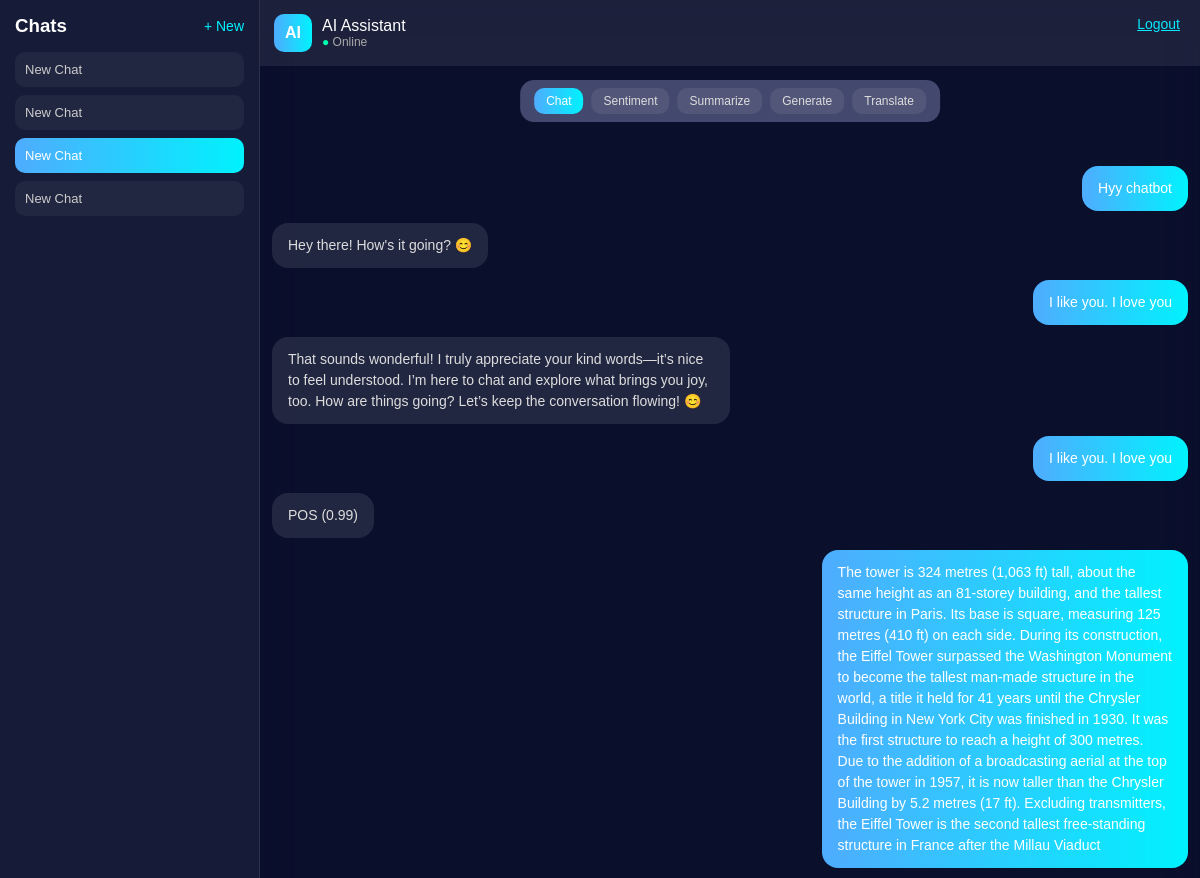
The app's page /chat/2/ (signed in, upper part), older data.
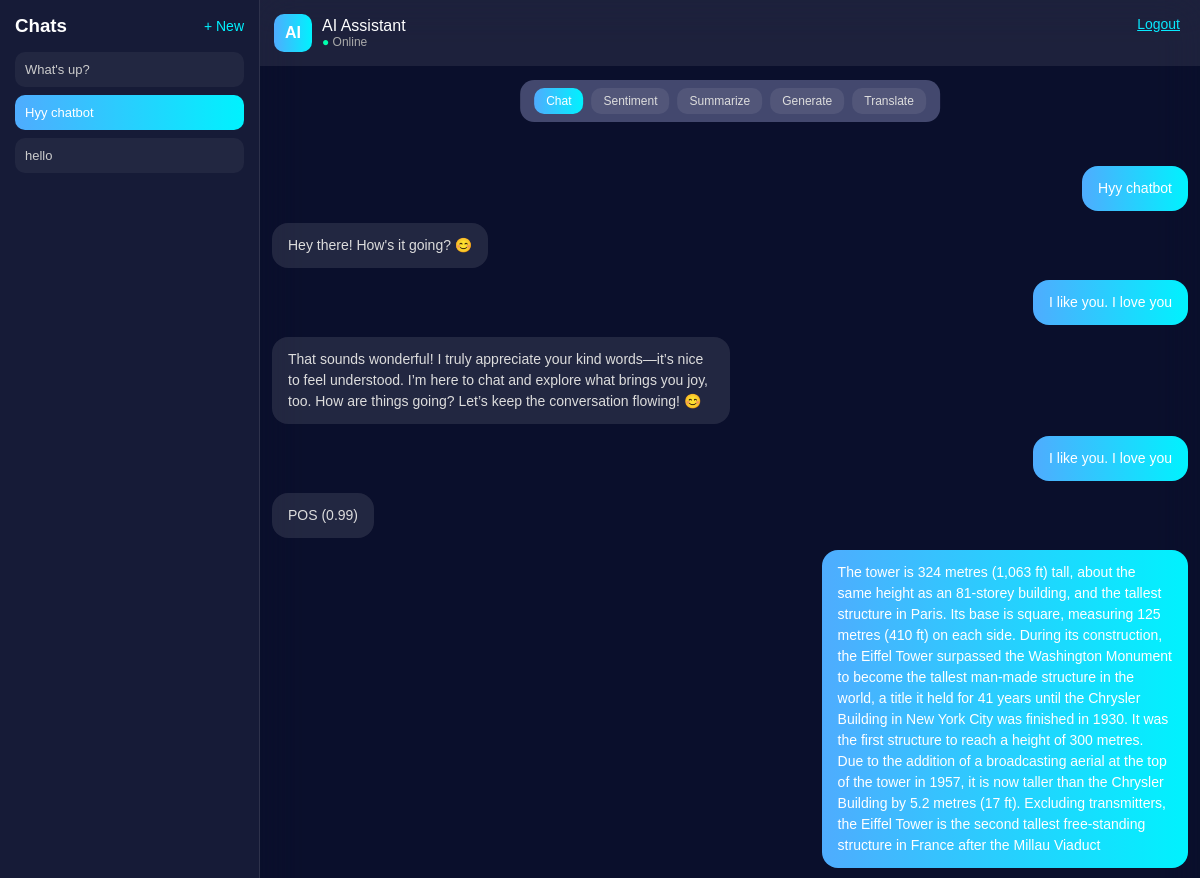
The same page, newer data.
### Chat/models.py (models this page shows, shortened)
class ChatSession(models.Model):
    user = models.ForeignKey(User, on_delete=models.CASCADE)
    title = models.CharField(max_length=200, default="New Chat")
    created_at = models.DateTimeField(auto_now_add=True)
    class Meta:
        ordering = ['-created_at']

class ChatMessage(models.Model):
    ROLE_CHOICES = [
        ('user', 'User'),
        ('bot', 'Bot'),
    ]
    user = models.ForeignKey(User, on_delete=models.CASCADE)
    session = models.ForeignKey(ChatSession, on_delete=models.CASCADE, related_name='messages', null=True, blank=True)
    role = models.CharField(max_length=10, choices=ROLE_CHOICES)
    content = models.TextField()
    timestamp = models.DateTimeField(auto_now_add=True)
    class Meta:
        ordering = ['timestamp']

### Chat/views.py (the view, shortened to what this page needs)
# urls.py: path('chat/', views.chat_view, name="chat"),
@login_required
def chat_view(request, session_id=None):
    sessions = ChatSession.objects.filter(user=request.user).order_by('-id')
    if session_id:
        current_session = get_object_or_404(
            ChatSession,
            id=session_id,
            user=request.user
        )
    history = ChatMessage.objects.filter(
        session=current_session
    ).order_by('timestamp')
    return render(request, "chat.html", {
        "history": history,
        "sessions": sessions,
        "current_session": current_session
    })

### templates/chat.html (shortened to what this page needs)
{% load static %}
<!doctype html>
<html>
  <head>
  </head>
  <body>
    <div class="main-container">
      <div class="sidebar">
        <div class="sidebar-header">
          <h3>Chats</h3>
          <a href="/chat/new/" class="new-chat">+ New</a>
        </div>
        <div class="session-list">
          {% for session in sessions %}
          <a
            href="/chat/{{ session.id }}/"
            class="session {% if session.id == current_session.id %}active{% endif %}"
          >
            {{ session.title|default_if_none:"New Chat"|default:"New Chat" }}
          </a>
          {% empty %}
          <p>No chats</p>
          {% endfor %}
        </div>
      </div>
      <div class="chat-container">
        <div class="chat-header">
          <div class="avatar">AI</div>
          <div>
            <div>AI Assistant</div>
            <div class="status"><span class="online">●</span> Online</div>
          </div>
        </div>
        <div class="task-bar">
          <button id="chat-btn" class="task active">Chat</button>
          <button id="sentiment-btn" class="task">Sentiment</button>
          <button id="summarize-btn" class="task">Summarize</button>
          <button id="generate-btn" class="task">Generate</button>
          <button id="translate-btn" class="task">Translate</button>
        </div>
        <div id="chat-box">
          {% for msg in history %}
          <div
            class="message {% if msg.role == 'user' %}user{% else %}bot{% endif %}"
          >
            {{ msg.content }}
          </div>
          {% endfor %}
        </div>
        <div class="logout">
          <a href="/logout/">Logout</a>
        </div>
      </div>
    </div>
  </body>
</html>

Row changes from the older to the newer data that the page shows:
removed ChatSession: title "New Chat"
changed ChatSession: title "New Chat" → "What's up?"
changed ChatSession: title "New Chat" → "Hyy chatbot"
changed ChatSession: title "New Chat" → "hello"
